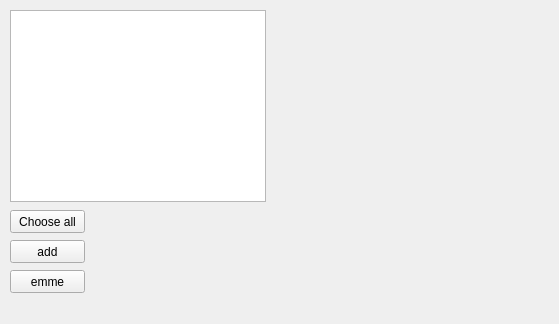
<?xml version="1.0" encoding="UTF-8"?>
<ui version="4.0">
 <class>ChooseForm</class>
 <widget class="QWidget" name="ChooseForm">
  <property name="geometry">
   <rect>
    <x>0</x>
    <y>0</y>
    <width>559</width>
    <height>324</height>
   </rect>
  </property>
  <property name="windowTitle">
   <string>Form</string>
  </property>
  <widget class="QListWidget" name="listWidget">
   <property name="geometry">
    <rect>
     <x>10</x>
     <y>10</y>
     <width>256</width>
     <height>192</height>
    </rect>
   </property>
  </widget>
  <widget class="QPushButton" name="pushButton">
   <property name="geometry">
    <rect>
     <x>10</x>
     <y>240</y>
     <width>75</width>
     <height>23</height>
    </rect>
   </property>
   <property name="text">
    <string>add</string>
   </property>
  </widget>
  <widget class="QPushButton" name="pushButton_2">
   <property name="geometry">
    <rect>
     <x>10</x>
     <y>270</y>
     <width>75</width>
     <height>23</height>
    </rect>
   </property>
   <property name="text">
    <string>emme</string>
   </property>
  </widget>
  <widget class="QPushButton" name="pushButton_3">
   <property name="geometry">
    <rect>
     <x>10</x>
     <y>210</y>
     <width>75</width>
     <height>23</height>
    </rect>
   </property>
   <property name="text">
    <string>Choose all</string>
   </property>
  </widget>
 </widget>
 <resources/>
 <connections/>
</ui>
